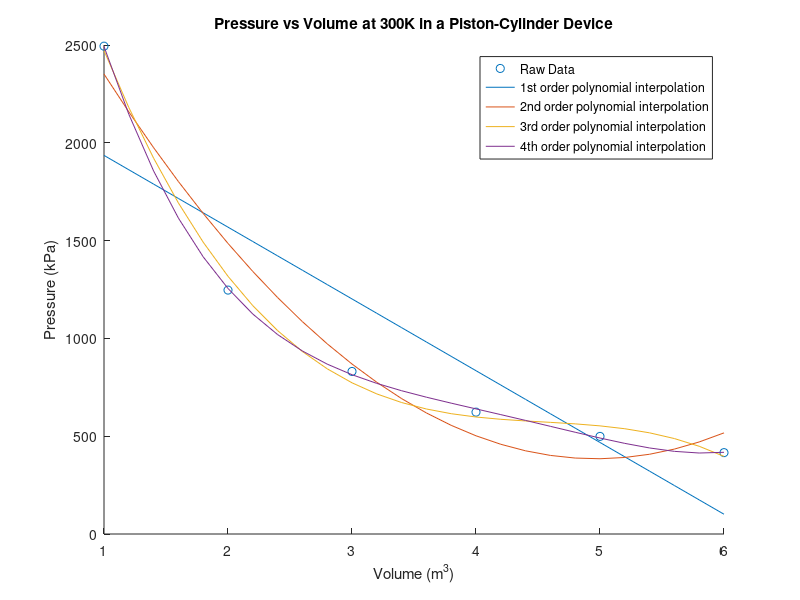

Write the MATLAB code that produced this figure.
%############################################################################
% <Lab 7A>
%
% Course: ENSC 180 Introduction to Engineering Analysis
% Instructor: Dr. Herbert H. Tsang
% Description: Interpolating from data with 1-4th order polynomials
% Due date: 2020/04/13
%
% Author: Devon Burnham
% Input: None
% Output: Interpolated graphs, along with actual data
% I pledge that I have completed the programming assignment independently.
% I have not copied the code from a student or any source.
% I have not given my code to any student.
%
% Sign here: ___Devon Burnham_______
%############################################################################

%% Defining variables and constants
volume = 1:6;
pressureAt300K = [2494 1247 831 623 499 416];

interval = 0.2;
x = 1:interval:6;

%% Graphing points and regressions
figure;
scatter(volume, pressureAt300K); % Plotting real data points
hold on;

coeffMatrix = {1:4}; % Preallocating 4 cells in a cell array
for n=1:4
    coeffMatrix{n} = polyfit(volume, pressureAt300K, n); 
    % Coefficients of an n-order polynomial regression
   
    plot(x, polyval(coeffMatrix{n}, x))
end

hold off;

%% Formatting graph
title('Pressure vs Volume at 300K in a Piston-Cylinder Device');
xlabel('Volume (m^3)')
ylabel('Pressure (kPa)')
legend( ...
    'Raw Data', ...
    '1st order polynomial interpolation', ...
    '2nd order polynomial interpolation', ...
    '3rd order polynomial interpolation', ...
    '4th order polynomial interpolation'  ...
    )

%% Reporting results
disp('The fourth order polynomial appears to do the best job.');
disp('Compared to the others, it follows the curve of the data better.');
